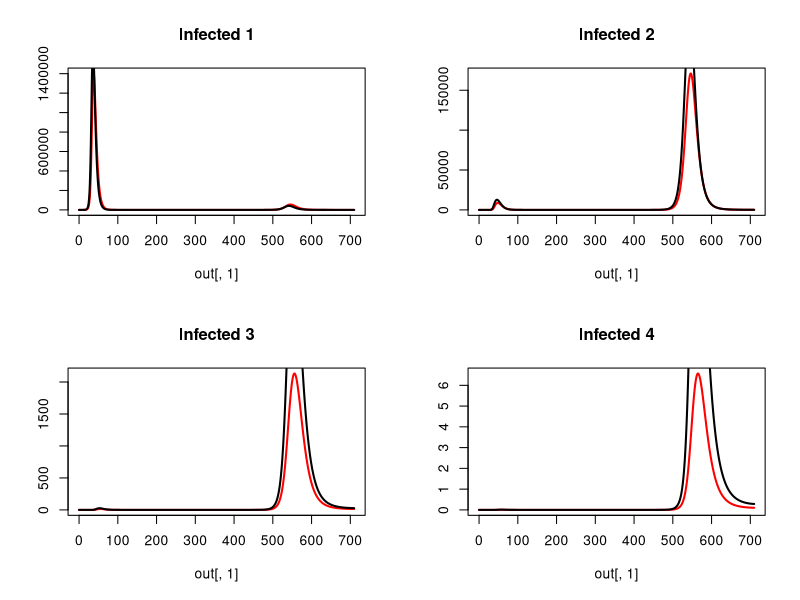

Here is the R script that generated this plot:
############################
#CRC info
############################
args = commandArgs(TRUE)
input = as.numeric(args[1])
vac.vec = c(0.25, 0.45, 0.65, 0.85)
vac = c(rep(0,8), vac.vec[input], rep(0,19))

library(deSolve)

############################
#Initial condidtions and parameters
############################
percentage_vec <- c(rep(1.8,5), rep(1.8,5), rep(1.84,5), rep(1.86,5),
                    17.2, 15, 12.7, 8.8, 5.5, 2.8, 1.3, 0.2)
percentage_vec <- percentage_vec / 100
initial_conditions <- as.data.frame(matrix(NA, nrow = 28*4, ncol = 3))
initial_conditions[,2] <- rep(1:28,4)
for(i in 1:4){
  x <- i - 1
  initial_conditions[x*(28) + (1:28),1] <- rep(i,28)
}
initial_conditions[,3] <- rep(percentage_vec,4)

susceptible_init_h <- cbind(initial_conditions[,1], initial_conditions[,2], rep(NA, 112))
susceptible_init_h[,3] <- c(initial_conditions[1:28,3] * 6 *10^6, initial_conditions[29:56,3] * 0, 
                            initial_conditions[57:84,3] * 0, initial_conditions[85:112,3] * 0)
susceptible_init_l <- cbind(initial_conditions[,1], initial_conditions[,2], rep(NA, 112))
susceptible_init_l[,3] <- c(initial_conditions[1:28,3] * 6 *10^6, initial_conditions[29:56,3] * 0, 
                            initial_conditions[57:84,3] * 0, initial_conditions[85:112,3] * 0)

infected_init_h <- cbind(initial_conditions[,1], initial_conditions[,2], rep(NA, 112))
infected_init_h[,3] <- c(initial_conditions[1:28,3] * 1, initial_conditions[29:56,3] * 0, 
                         initial_conditions[57:84,3] * 0, initial_conditions[85:112,3] * 0)
infected_init_l <- cbind(initial_conditions[,1], initial_conditions[,2], rep(NA, 112))
infected_init_l[,3] <- c(initial_conditions[1:28,3] * 1, initial_conditions[29:56,3] * 0, 
                         initial_conditions[57:84,3] * 0, initial_conditions[85:112,3] * 0)

recovered_init_h <- cbind(initial_conditions[,1], initial_conditions[,2], rep(NA, 112))
recovered_init_h[,3] <- c(initial_conditions[1:28,3] * 0, initial_conditions[29:56,3] * 0, 
                          initial_conditions[57:84,3] * 0, initial_conditions[85:112,3] * 0)
recovered_init_l <- cbind(initial_conditions[,1], initial_conditions[,2], rep(NA, 112))
recovered_init_l[,3] <- c(initial_conditions[1:28,3] * 0, initial_conditions[29:56,3] * 0, 
                          initial_conditions[57:84,3] * 0, initial_conditions[85:112,3] * 0)


susceptible_h <- function(exposure){
  x <- exposure - 1
  susceptible <- c(susceptible_init_h[(x * 28) + 1:28,3])
}
susceptible_total_h <- sum(susceptible_h(1) + susceptible_h(2) + susceptible_h(3) + susceptible_h(4))
susceptible_l <- function(exposure){
  x <- exposure - 1
  susceptible <- c(susceptible_init_l[(x * 28) + 1:28,3])
}
susceptible_total_l <- sum(susceptible_l(1) + susceptible_l(2) + susceptible_l(3) + susceptible_l(4))

infected_h <- function(exposure){
  x <- exposure - 1
  infected <- c(infected_init_h[(x * 28) + 1:28,3])
} 
infected_total_h <- sum(infected_h(1) + infected_h(2) + infected_h(3) + infected_h(4))
infected_l <- function(exposure){
  x <- exposure - 1
  infected <- c(infected_init_l[(x * 28) + 1:28,3])
} 
infected_total_l <- sum(infected_l(1) + infected_l(2) + infected_l(3) + infected_l(4))

recovered_h <- function(exposure){
  x <- exposure - 1
  recovered <- c(recovered_init_h[(x * 28) + 1:28,3])
} 
recovered_total_h <- sum(recovered_h(1) + recovered_h(2) + recovered_h(3) + recovered_h(4))
recovered_l <- function(exposure){
  x <- exposure - 1
  recovered <- c(recovered_init_l[(x * 28) + 1:28,3])
} 
recovered_total_l <- sum(recovered_l(1) + recovered_l(2) + recovered_l(3) + recovered_l(4))

population_h <- sum(susceptible_total_h + infected_total_h + recovered_total_h)
population_l <- sum(susceptible_total_l + infected_total_l + recovered_total_l)


native <- c(rep(1, 7), rep(0.86, 9), rep(0.842, 4), 0.814, 0.7676, 0.7784, rep(0.809, 5))

parms <- c(beta_h = 0.6125551,
           beta_l = 0.9155611,
           gamma = 1/4,
           sigma = 1/(365 * 1.2),
           mu = 19 / (1000 * 365),
           delta = c((0.013 / 365), rep(0.001 / 365, 4), rep(0, 10), rep(0.001, 5), 
                     0.002 / 365, 0.0025 / 365, 
                     0.004 / 365, 0.0085 / 365,
                     0.0175 / 365, 0.0425 / 365,
                     0.114 / 365, 0.151 / 365),
           age_window = c(rep(1, 21), rep(10, 7)),
           native = c(rep(1, 7), rep(0.86, 9), rep(0.842, 4), 0.814, 0.7676, 0.7784, rep(0.809, 5)),
           travel <- 1 - native,
           vac_h = vac,
           vac_l = vac)

############################
#MODEL
############################
model <- function(t, y, parms){
  
  beta_h <- parms[1]
  beta_l <- parms[2]
  gamma <- parms[3]
  sigma <- parms[4]
  mu <- parms[5]
  delta <- parms[6:33]
  age_window <- parms[34:61]
  native <- parms[62:89]
  travel <- parms[90:117]
  vac_h <- ifelse(t>(365*30), parms[118:145], rep(0,28))
  vac_l <- ifelse(t>(365*30), parms[146:173], rep(0,28))
  
  
  S1_h <- y[1:28]
  I1_h <- y[29:56]
  R1_h <- y[57:84]
  S2_h <- y[85:112]
  I2_h <- y[113:140]
  R2_h <- y[141:168]
  S3_h <- y[169:196]
  I3_h <- y[197:224]
  R3_h <- y[225:252]
  S4_h <- y[253:280]
  I4_h <- y[281:308]
  R4_h <- y[309:336]
  
  S1_l <- y[337:364]
  I1_l <- y[365:392]
  R1_l <- y[393:420]
  S2_l <- y[421:448]
  I2_l <- y[449:476]
  R2_l <- y[477:504]
  S3_l <- y[505:532]
  I3_l <- y[533:560]
  R3_l <- y[561:588]
  S4_l <- y[589:616]
  I4_l <- y[617:644]
  R4_l <- y[645:672]
  
  FOI <- y[673]
  FOI_h <- y[674]
  FOI_l <- y[675]
  
  infected_total_h <- sum(sum(I1_h), sum(I2_h), sum(I3_h), sum(I4_h))
  population_h <- y[1:336]
  pop_h <- sum(population_h)
  infected_total_l <- sum(sum(I1_l), sum(I2_l), sum(I3_l), sum(I4_l))
  population_l <- y[337:672]
  pop_l <- sum(population_l)
  
  effective_population_h <- population_h + rep(travel,12) * population_l
  effective_population_h <- sum(effective_population_h)
  effective_population_l <- population_l + rep(travel,12) * population_h
  effective_population_l <- sum(effective_population_l)
  
  #first infection
  dS1_h <-  
    mu * c(pop_h, rep(0,27)) +
    c(0, 1/365 / head(age_window, -1) * head(S1_h, -1)) -
    c(1/365 / head(age_window, -1) * head(S1_h, -1), 0) -
    native * S1_h * (beta_h * infected_total_h / effective_population_h) -
    travel * S1_h * (beta_l * infected_total_l / effective_population_l) -
    S1_h * delta -
    S1_h * vac_h
  dS1_l <-  
    mu * c(pop_l, rep(0,27)) +
    c(0, 1/365 / head(age_window, -1) * head(S1_l, -1)) -
    c(1/365 / head(age_window, -1) * head(S1_l, -1), 0) -
    travel * S1_l * (beta_h * infected_total_h / effective_population_h) -
    native * S1_l * (beta_l * infected_total_l / effective_population_l) -
    S1_l * delta - 
    S1_l * vac_l
  
  dI1_h <- 
    native * S1_h * (beta_h * infected_total_h / effective_population_h) +
    travel * S1_h * (beta_l * infected_total_l / effective_population_l) +
    c(0, 1/365 / head(age_window, -1) * head(I1_h, -1)) -
    c(1/365 / head(age_window, -1) * head(I1_h, -1), 0) -
    I1_h * gamma -
    I1_h * delta
  dI1_l <- 
    travel * S1_l * (beta_h * infected_total_h / effective_population_h) +
    native * S1_l * (beta_l * infected_total_l / effective_population_l) +
    c(0, 1/365 / head(age_window, -1) * head(I1_l, -1)) -
    c(1/365 / head(age_window, -1) * head(I1_l, -1), 0) -
    I1_l * gamma -
    I1_l * delta
  
  FOI <- FOI + sum(dI1_h+dI1_l)
  FOI_h <- FOI_h + sum(dI1_h)
  FOI_l <- FOI_l + sum(dI1_l)
  
  dR1_h <-
    I1_h * gamma +
    c(0, 1/365 / head(age_window, -1) * head(R1_h, -1)) -
    c(1/365 / head(age_window, -1) * head(R1_h, -1), 0) -
    R1_h * sigma -
    R1_h * delta +
    S1_h * vac_h - 
    R1_h * vac_h
  dR1_l <-
    I1_l * gamma +
    c(0, 1/365 / head(age_window, -1) * head(R1_l, -1)) -
    c(1/365 / head(age_window, -1) * head(R1_l, -1), 0) -
    R1_l * sigma -
    R1_l * delta +
    S1_l * vac_l - 
    R1_l * vac_l
  
  #second infection
  dS2_h <- 
    R1_h * sigma +
    c(0, 1/365 / head(age_window, -1) * head(S2_h, -1)) -
    c(1/365 / head(age_window, -1) * head(S2_h, -1), 0) -
    native * S2_h * (0.75 * beta_h * infected_total_h / effective_population_h) -
    travel * S2_h * (0.75 * beta_l * infected_total_l / effective_population_l) -
    S2_h * delta - 
    S2_h * vac_h
  dS2_l <- 
    R1_l * sigma +
    c(0, 1/365 / head(age_window, -1) * head(S2_l, -1)) -
    c(1/365 / head(age_window, -1) * head(S2_l, -1), 0) -
    travel * S2_l * (0.75 * beta_h * infected_total_h / effective_population_h) -
    native * S2_l * (0.75 * beta_l * infected_total_l / effective_population_l) -
    S2_l * delta - 
    S2_l * vac_l
  
  dI2_h <- 
    native * S2_h * (0.75 * beta_h * infected_total_h / effective_population_h) +
    travel * S2_h * (0.75 * beta_l * infected_total_l / effective_population_l) +
    c(0, 1/365 / head(age_window, -1) * head(I2_h, -1)) -
    c(1/365 / head(age_window, -1) * head(I2_h, -1), 0) -
    I2_h * gamma -
    I2_h * delta
  dI2_l <- 
    travel * S2_l * (0.75 * beta_h * infected_total_h / effective_population_h) +
    native * S2_l * (0.75 * beta_l * infected_total_l / effective_population_l) +
    c(0, 1/365 / head(age_window, -1) * head(I2_l, -1)) -
    c(1/365 / head(age_window, -1) * head(I2_l, -1), 0) -
    I2_l * gamma -
    I2_l * delta
  
  FOI <- FOI + sum(dI2_h+dI2_l)
  FOI_h <- FOI_h + sum(dI2_h)
  FOI_l <- FOI_l + sum(dI2_l)
  
  dR2_h <-  
    I2_h * gamma +  
    c(0, 1/365 / head(age_window, -1) * head(R2_h, -1)) -
    c(1/365 / head(age_window, -1) * head(R2_h, -1), 0) -
    R2_h * sigma -
    R2_h * delta +
    R1_h * vac_h +
    S2_h * vac_h -
    R2_h * vac_h
  dR2_l <-  
    I2_l * gamma +  
    c(0, 1/365 / head(age_window, -1) * head(R2_l, -1)) -
    c(1/365 / head(age_window, -1) * head(R2_l, -1), 0) -
    R2_l * sigma -
    R2_l * delta + 
    R1_l * vac_l +
    S2_l * vac_l -
    R2_l * vac_l
  
  #third infection
  dS3_h <- 
    R2_h * sigma + 
    c(0, 1/365 / head(age_window, -1) * head(S3_h, -1)) -
    c(1/365 / head(age_window, -1) * head(S3_h, -1), 0) -
    native * S3_h * (0.5 * beta_h * infected_total_h / effective_population_h) -
    travel * S3_h * (0.5 * beta_l * infected_total_l / effective_population_l) -
    S3_h * delta -
    S3_h * vac_h
  dS3_l <- 
    R2_l * sigma + 
    c(0, 1/365 / head(age_window, -1) * head(S3_l, -1)) -
    c(1/365 / head(age_window, -1) * head(S3_l, -1), 0) -
    travel * S3_l * (0.5 * beta_h * infected_total_h / effective_population_h) -
    native * S3_l * (0.5 * beta_l * infected_total_l / effective_population_l) -
    S3_l * delta -
    S3_l * vac_l
  
  dI3_h <- 
    native * S3_h * (0.5 * beta_h * infected_total_h / effective_population_h) +
    travel * S3_h * (0.5 * beta_l * infected_total_l / effective_population_l) +
    c(0, 1/365 / head(age_window, -1) * head(I3_h, -1)) -
    c(1/365 / head(age_window, -1) * head(I3_h, -1), 0) -
    I3_h * gamma -
    I3_h * delta
  dI3_l <- 
    travel * S3_l * (0.5 * beta_h * infected_total_h / effective_population_h) +
    native * S3_l * (0.5 * beta_l * infected_total_l / effective_population_l) +
    c(0, 1/365 / head(age_window, -1) * head(I3_l, -1)) -
    c(1/365 / head(age_window, -1) * head(I3_l, -1), 0) -
    I3_l * gamma -
    I3_l * delta
  
  FOI <- FOI + sum(dI3_h+dI3_l)
  FOI_h <- FOI_h + sum(dI3_h)
  FOI_l <- FOI_l + sum(dI3_l)
  
  dR3_h <- 
    I3_h * gamma +
    c(0, 1/365 / head(age_window, -1) * head(R3_h, -1)) -
    c(1/365 / head(age_window, -1) * head(R3_h, -1), 0) -
    R3_h * sigma -
    R3_h * delta + 
    R2_h * vac_h +
    S3_h * vac_h -
    R3_h * vac_h
  dR3_l <- 
    I3_l * gamma +
    c(0, 1/365 / head(age_window, -1) * head(R3_l, -1)) -
    c(1/365 / head(age_window, -1) * head(R3_l, -1), 0) -
    R3_l * sigma -
    R3_l * delta +
    R3_l * vac_l +
    S3_l * vac_l - 
    R3_l * vac_l
  
  #fourth infection
  dS4_h <- 
    R3_h * sigma +
    c(0, 1/365 / head(age_window, -1) * head(S4_h, -1)) -
    c(1/365 / head(age_window, -1) * head(S4_h, -1), 0) -
    native * S4_h * (0.25 * beta_h * infected_total_h / effective_population_h) -
    travel * S4_h * (0.25 * beta_l * infected_total_l / effective_population_l) -
    S4_h * delta - 
    S4_h * vac_h
  dS4_l <- 
    R3_l * sigma +
    c(0, 1/365 / head(age_window, -1) * head(S4_l, -1)) -
    c(1/365 / head(age_window, -1) * head(S4_l, -1), 0) -
    travel * S4_l * (0.25 * beta_h * infected_total_h / effective_population_h) -
    native * S4_l * (0.25 * beta_l * infected_total_l / effective_population_l) -
    S4_l * delta - 
    S4_l * vac_l
  
  dI4_h <- 
    native * S4_h * (0.25 * beta_h * infected_total_h / effective_population_h) +
    travel * S4_h * (0.25 * beta_l * infected_total_l / effective_population_l) +
    c(0, 1/365 / head(age_window, -1) * head(I4_h, -1)) -
    c(1/365 / head(age_window, -1) * head(I4_h, -1), 0) -
    I4_h * gamma -
    I4_h * delta
  dI4_l <- 
    travel * S4_l * (0.25 * beta_h * infected_total_h / effective_population_h) +
    native * S4_l * (0.25 * beta_l * infected_total_l / effective_population_l) +
    c(0, 1/365 / head(age_window, -1) * head(I4_l, -1)) -
    c(1/365 / head(age_window, -1) * head(I4_l, -1), 0) -
    I4_l * gamma -
    I4_l * delta
  
  FOI <- FOI + sum(dI4_h+dI4_l)
  FOI_h <- FOI_h + sum(dI4_h)
  FOI_l <- FOI_l + sum(dI4_l)
  
  dR4_h <- 
    I4_h * gamma +
    c(0, 1/365 / head(age_window, -1) * head(R4_h, -1)) -
    c(1/365 / head(age_window, -1) * head(R4_h, -1), 0) -
    R4_h * delta +
    R3_h * vac_h +
    S4_h * vac_h
  dR4_l <- 
    I4_l * gamma +
    c(0, 1/365 / head(age_window, -1) * head(R4_l, -1)) -
    c(1/365 / head(age_window, -1) * head(R4_l, -1), 0) -
    R4_l * delta + 
    R3_l * vac_l +
    S4_l * vac_l
  
  
  list(c(dS1_h, dI1_h, dR1_h,
         dS2_h, dI2_h, dR2_h,
         dS3_h, dI3_h, dR3_h,
         dS4_h, dI4_h, dR4_h,
         dS1_l, dI1_l, dR1_l,
         dS2_l, dI2_l, dR2_l,
         dS3_l, dI3_l, dR3_l,
         dS4_l, dI4_l, dR4_l, 
         FOI, FOI_h, FOI_l))
  
}

############################
#RUN MODEL
############################
y_init <- c(susceptible_h(1), infected_h(1), recovered_h(1),
            susceptible_h(2), infected_h(2), recovered_h(2),
            susceptible_h(3), infected_h(3), recovered_h(3),
            susceptible_h(4), infected_h(4), recovered_h(4),
            susceptible_l(1), infected_l(1), recovered_l(1),
            susceptible_l(2), infected_l(2), recovered_l(2),
            susceptible_l(3), infected_l(3), recovered_l(3),
            susceptible_l(4), infected_l(4), recovered_l(4),
            0, 0, 0)
times <- seq(from = 0, to = 365 * 50, by = .1)
out <- ode(times = times, y = y_init, func = model, parms = parms)

############################
#PROCESSING
############################
png(filename = paste('infections_', input, '.png', sep = ''))
par(mfrow = c(2,2))
infected_names <- c("Infected 1", "Infected 2", "Infected 3", "Infected 4")
for(i in 0:3){
  x <- 2 + 3 * i
  y <- x + 12
  legend_y <- max(rowSums(out[,(1+(x-1)*28+1):(1+(x)*28)]))
  {plot(out[,1],rowSums(out[,(1+(x-1)*28+1):(1+(x)*28)]),type='l', 
        col = "red", lwd = 2, ylab = '',
        main = infected_names[i + 1])
    lines(out[,1],rowSums(out[,(1+(y-1)*28+1):(1+(y)*28)]),type='l', lwd = 2)
    legend(8000, (2/3) * legend_y, legend=c("High SES", "Low SES"),
           col=c("red", "black"), lwd = c(2,2), cex=0.8)
  }}
dev.off()


############################
#OUTPUT
############################
out_last <- out[nrow(out),]
FOI <- out[,674]
FOI_h <- out[,675]
FOI_l <- out[,676]
save(out_last, file = paste('output_', input, '.RData', sep = ''))
save(FOI, file = paste('FOI_', input, '.RData', sep = ''))
save(FOI_h, file = paste('FOI.h_', input, '.RData', sep = ''))
save(FOI_l, file = paste('FOI.l_', input, '.RData', sep = ''))
